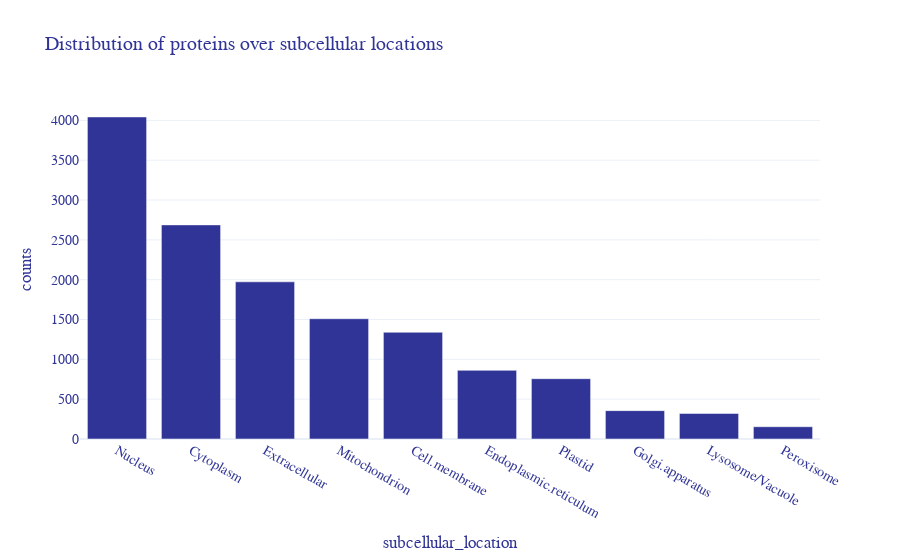

The notebook cell this image was saved under:
### Code cell
# plot subcellular location distribution

fig = px.bar(df_proteins.groupby('subcellular_location').size().reset_index(name='counts'), 
             x='subcellular_location', y='counts', 
             title='Distribution of proteins over subcellular locations',
             color_discrete_sequence=['#303496'])
fig.update_layout(
    font=dict(color="#303496", family="Arial, sans-serif", size=14),
    template='plotly_white',
)
# descending order
fig.update_xaxes(categoryorder='total descending')
fig.show()

### Figure 1 — Plotly figure (JSON) as saved in the notebook; plotly's stock layout.template omitted (floating-point values rounded to 4 significant figures)
{"data": [{"alignmentgroup": "True", "hovertemplate": "subcellular_location=%{x}<br>counts=%{y}<extra></extra>", "legendgroup": "", "marker": {"color": "#303496", "pattern": {"shape": ""}}, "name": "", "offsetgroup": "", "orientation": "v", "showlegend": false, "textposition": "auto", "type": "bar", "x": ["Cell.membrane", "Cytoplasm", "Endoplasmic.reticulum", "Extracellular", "Golgi.apparatus", "Lysosome/Vacuole", "Mitochondrion", "Nucleus", "Peroxisome", "Plastid"], "xaxis": "x", "y": [1340, 2688, 862, 1973, 356, 321, 1510, 4043, 154, 757], "yaxis": "y"}], "layout": {"barmode": "relative", "font": {"color": "#303496", "family": "Arial, sans-serif", "size": 14}, "legend": {"tracegroupgap": 0}, "title": {"text": "Distribution of proteins over subcellular locations"}, "xaxis": {"anchor": "y", "categoryorder": "total descending", "domain": [0, 1], "title": {"text": "subcellular_location"}}, "yaxis": {"anchor": "x", "domain": [0, 1], "title": {"text": "counts"}}}}
